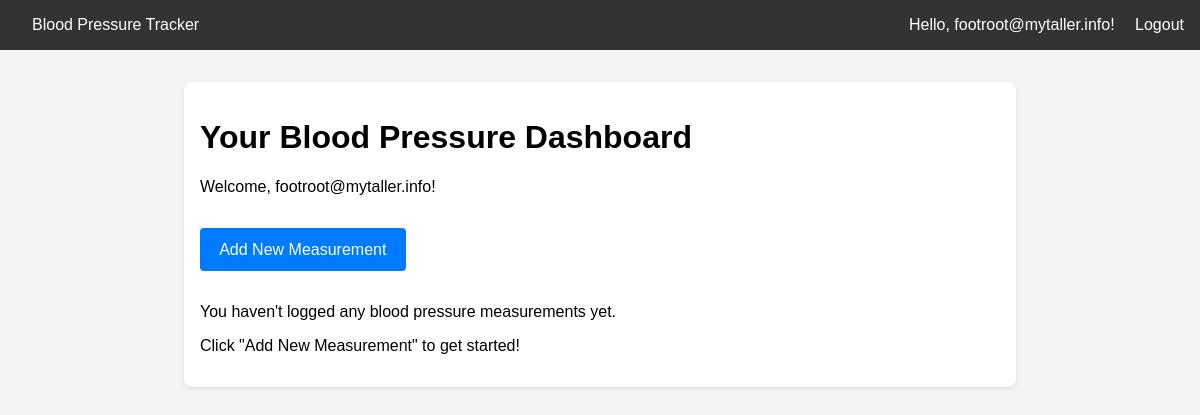
Page /measurements/dashboard/ (signed in) on the earlier database version.
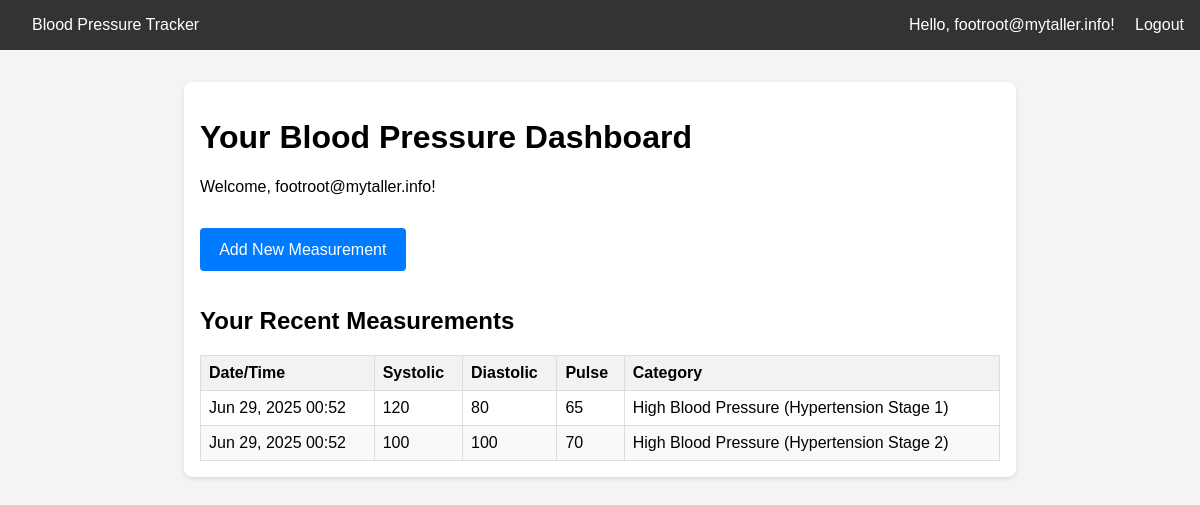
Same page on the later database version.
### users/models.py (models this page shows, shortened)
class CustomUser(AbstractBaseUser, PermissionsMixin):
    email = models.EmailField(_('email address'), unique=True)
    is_verified = models.BooleanField(default=False)
    is_staff = models.BooleanField(default=False)
    is_active = models.BooleanField(default=True)
    date_joined = models.DateTimeField(default=timezone.now)
    objects = CustomUserManager()
    USERNAME_FIELD = 'email'
    REQUIRED_FIELDS = [] # No other required fields for signup
    class Meta:
        verbose_name = _('user')
        verbose_name_plural = _('users')

### measurements/models.py (models this page shows, shortened)
class Measurement(models.Model):
    user = models.ForeignKey(
        settings.AUTH_USER_MODEL,
        on_delete=models.CASCADE,
        related_name='measurements'
    )
    systolic = models.IntegerField(
        validators=[MinValueValidator(50), MaxValueValidator(250)],
        help_text="Top number (systolic)"
    )
    diastolic = models.IntegerField(
        validators=[MinValueValidator(30), MaxValueValidator(150)],
        help_text="Bottom number (diastolic)"
    )
    pulse = models.IntegerField(
        validators=[MinValueValidator(30), MaxValueValidator(200)],
        help_text="Heart rate (beats per minute)"
    )
    weight = models.DecimalField(
        max_digits=5,      # e.g., allows numbers up to 999.99 (3 digits before, 2 after)
        decimal_places=2,  # Stores two decimal places
        null=True,         # Allows the field to be NULL in the database
        blank=True,        # Allows the field to be left empty in forms
        help_text="Weight (e.g., kg or lbs. Please use consistent units, e.g., 75.50)"
    )
    timestamp = models.DateTimeField(default=timezone.now) # Changed to default for manual entry flexibility
    class Meta:
        ordering = ['-timestamp'] # Order by newest measurements first
        verbose_name = "Blood Pressure Measurement"
        verbose_name_plural = "Blood Pressure Measurements"
    @property
    def bp_category(self):
        if self.systolic < 120 and self.diastolic < 80:
            return "Normal"
        elif (120 <= self.systolic < 130) and self.diastolic < 80:
            return "Elevated"
        elif (130 <= self.systolic < 140) or (80 <= self.diastolic < 90):
            return "High Blood Pressure (Hypertension Stage 1)"
        elif (140 <= self.systolic) or (90 <= self.diastolic):
            return "High Blood Pressure (Hypertension Stage 2)"
        elif (self.systolic > 180 and self.diastolic > 120): # Note: This condition might overlap. Consider ordering.
            return "Hypertensive Crisis"
        else:
            return "Uncategorized"

### measurements/views.py (the view)
# urls.py: path('dashboard/', views.MeasurementListView.as_view(), name='dashboard'),
class MeasurementListView(LoginRequiredMixin, EmailVerifiedRequiredMixin, ListView):
    model = Measurement
    template_name = 'measurements/dashboard.html'
    context_object_name = 'measurements' # Name of the variable in the template
    paginate_by = 10 # Optional: Add pagination for many measurements
    def get_queryset(self):
        return Measurement.objects.filter(user=self.request.user)

### measurements/views.py (called while the page is built)
    def dispatch(self, request, *args, **kwargs):
        if not request.user.is_authenticated:
            return self.handle_no_permission() # Redirects to LOGIN_URL
        if not request.user.is_verified:
            messages.error(request, 'Please verify your email address to access this page.')
            return redirect('home') # Or a dedicated unverified page
        return super().dispatch(request, *args, **kwargs)

### measurements/templates/measurements/dashboard.html (shortened to what this page needs)
{% extends 'base.html' %}
{% load static %}
{% block content %}
    <h1>Your Blood Pressure Dashboard</h1>
    <p>Welcome, {{ user.email }}!</p>
    <p>
        <a href="{% url 'add_measurement' %}" class="button">Add New Measurement</a>
    </p>
    {% if measurements %}
        <h2>Your Recent Measurements</h2>
        <table>
            <thead>
                <tr>
                    <th>Date/Time</th>
                    <th>Systolic</th>
                    <th>Diastolic</th>
                    <th>Pulse</th>
                    <th>Category</th>
                </tr>
            </thead>
            <tbody>
                {% for measurement in measurements %}
                    <tr>
                        <td>{{ measurement.timestamp|date:"M d, Y H:i" }}</td>
                        <td>{{ measurement.systolic }}</td>
                        <td>{{ measurement.diastolic }}</td>
                        <td>{{ measurement.pulse }}</td>
                        <td>{{ measurement.bp_category }}</td>
                    </tr>
                {% endfor %}
            </tbody>
        </table>
    {% else %}
        <p>You haven't logged any blood pressure measurements yet.</p>
        <p>Click "Add New Measurement" to get started!</p>
    {% endif %}
{% endblock %}

### users/templates/base.html (shortened to what this page needs)
{% load static %}
<!DOCTYPE html>
<html lang="en">
<head>
     {% load static %}
    <link rel="stylesheet" href="{% static 'users/styles.css' %}">
</head>
<body>
    <nav class="navbar">
        <div>
            <a href="{% url 'home' %}">Blood Pressure Tracker</a>
        </div>
        <div>
            {% if user.is_authenticated %}
                <span>Hello, {{ user.email }}!</span>
                <a href="{% url 'logout' %}">Logout</a>
            {% else %}
                <a href="{% url 'login' %}">Login</a>
                <a href="{% url 'signup' %}">Sign Up</a>
            {% endif %}
        </div>
    </nav>
    <div class="container">
        {% block content %}
        {% endblock %}
    </div>
</body>
</html>

### users/static/users/styles.css (style rules this page uses)
body { font-family: sans-serif; margin: 0; padding: 0; background-color: #f4f4f4; }
.navbar { background-color: #333; color: white; padding: 1em; display: flex; justify-content: space-between; align-items: center; }
.navbar a { color: white; text-decoration: none; margin-left: 1em; }
.container { max-width: 800px; margin: 2em auto; padding: 1em; background-color: white; border-radius: 8px; box-shadow: 0 2px 4px rgba(0, 0, 0, 0.1); }
.button { display: inline-block; background-color: #007bff; color: white; padding: 0.8em 1.2em; border: none; border-radius: 4px; cursor: pointer; font-size: 1em; text-decoration: none; margin-top: 1em; margin-bottom: 1em; }
table { width: 100%; border-collapse: collapse; margin-top: 1em; }
table th, table td { border: 1px solid #ddd; padding: 8px; text-align: left; }
table th { background-color: #f2f2f2; }
table tr:nth-child(even) { background-color: #f9f9f9; }

Differences in the rows shown:
added Measurement: timestamp "Jun 29, 2025 00:52", systolic "120", diastolic "80", pulse "65", bp_category "High Blood Pressure (Hypertension Stage 1)"
added Measurement: timestamp "Jun 29, 2025 00:52", systolic "100", diastolic "100", pulse "70", bp_category "High Blood Pressure (Hypertension Stage 2)"
Other differences:
text no longer shown: "You haven't logged any blood pressure measurements yet. Click \"Add New Measurement\" to get started!"
text now shown: "Your Recent Measurements Date/Time Systolic Diastolic Pulse Category"
